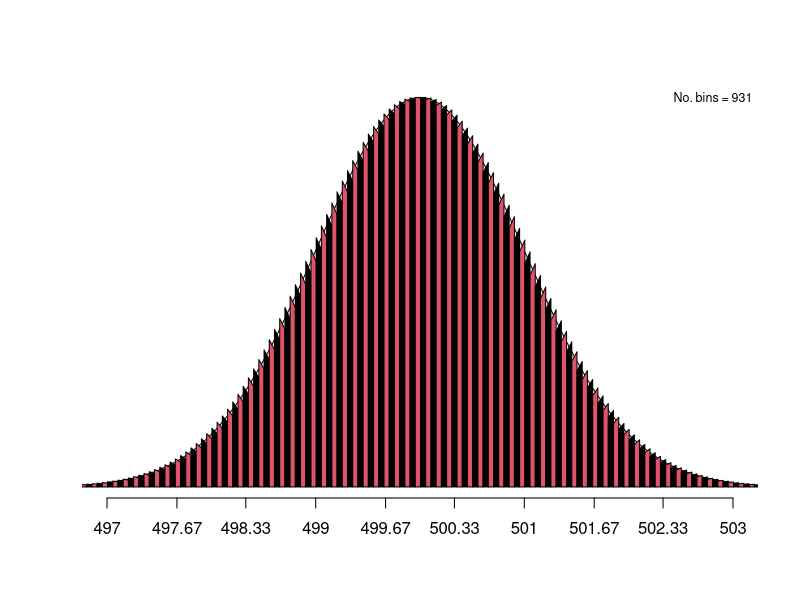
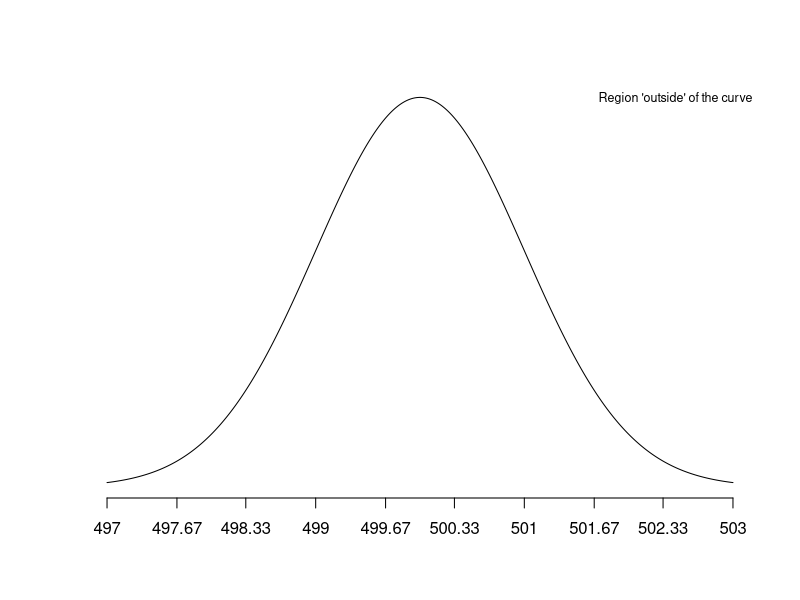
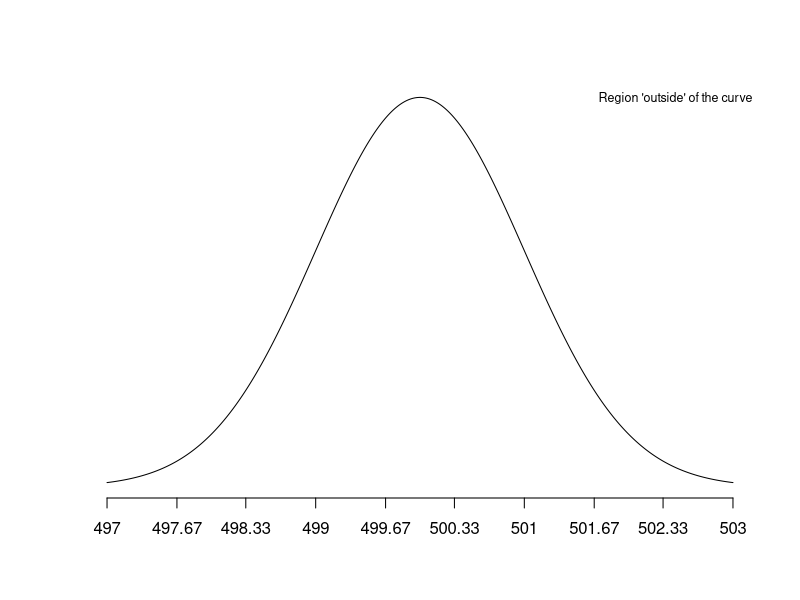
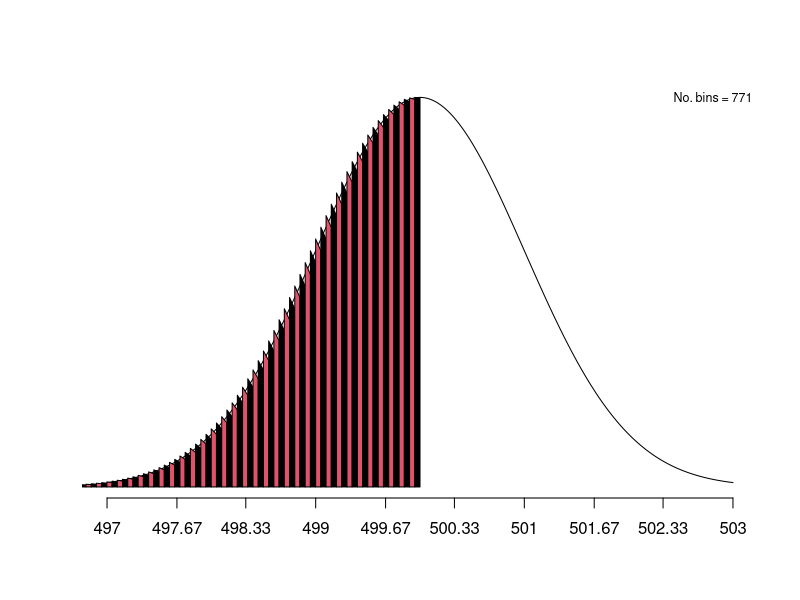
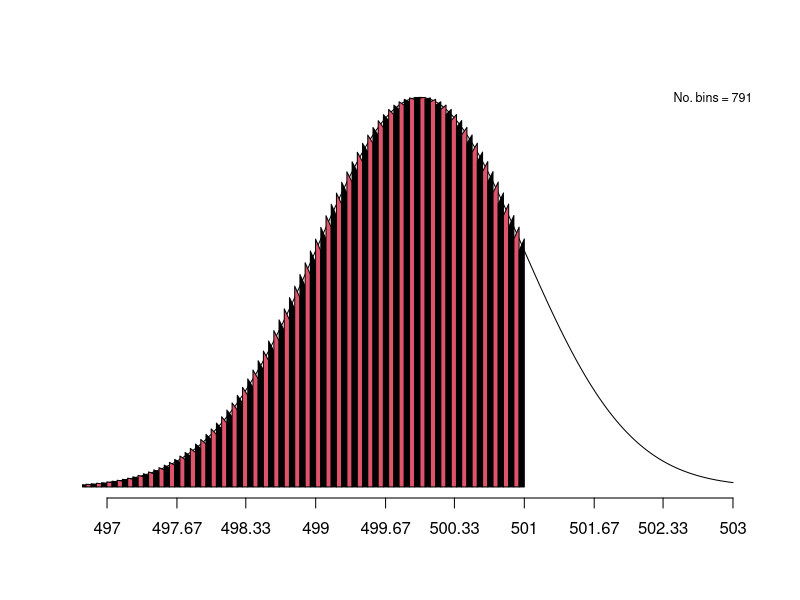
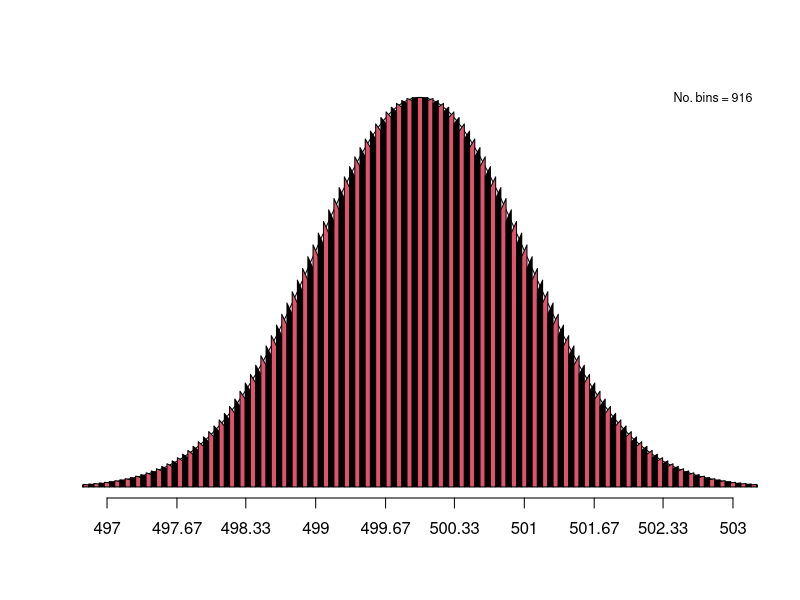
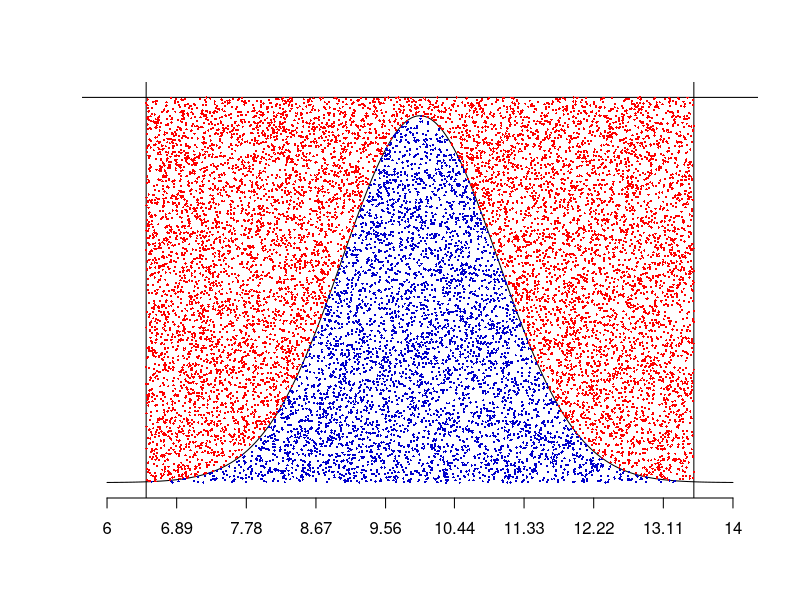

Recreate these plots in R, in order. (Note: this script raises an error after producing the figures.)
###############################################################################
###############################################################################
#####   A set of simplified sampling algorithms for:
#####     1) Numeric integration of the cdf of both the DDM and CDDM models
#####     2) Rejection algorithms to sample observations for DDM and CDDM
#####   Functions for both Normal and Bivariate normal data are presented
###############################################################################
########################################################   by Adriana F. Chavez   
library(mnormt)
library(scatterplot3d) 

###############################################################################
#####   1.1  Unidimensional Normal data: CDF approximation
###############################################################################
# ~~~~~~~~~~~~~~~~~~~~~~~~~~~~~~~~~~~~~~~~~~~~~~~~~~~~~~~~~~~~~~~~~~~~~~~~~~~~~
# 1.1.a Trapezoid Numerical Integration for the Normal distribution
#       Calculate the area under the curve between two points
# ~~~~~~~~~~~~~~~~~~~~~~~~~~~~~~~~~~~~~~~~~~~~~~~~~~~~~~~~~~~~~~~~~~~~~~~~~~~~~
numInt.tpz.normal <- function(lower.bound, upper.bound, par,
                              kappa=NA, plot=FALSE){
    # Load variables
    mean <- par$mean
    sd <- par$sd
    if(is.na(kappa)){     total.width <- upper.bound-lower.bound
                          kappa <- total.width*20                      
    }
    # If plot is requested, draw the base Normal distribution
    if(plot){   width <- (3*sd)
                ticks <- round(seq(mean-width,mean+width,length.out=10),2)
                support <- seq(mean-width,mean+width,length.out=9999)
                plot(support,dnorm(support,mean,sd), type="l", ann=F, axes=F, col=1)
                axis(1,ticks,ticks)
    }
    
    # Define bins between the lower and upper bounds specified
    bins <- seq(lower.bound,upper.bound,length.out=kappa)
    bin.base = bins[2] - bins[1]   # Bin length
    # Compute the height of the normal distribution at each bin endpoint
    d <- dnorm(bins,par$mean,par$sd)
    # We want to locate the first bin d>0. (Discard really low bins where d=0)
    b <- which(d>0)[1]
    # Set up an initial value for the total area
    total.area <- 0
    # Update the total.area, only if the density is > 0 in the interval 
    if(!is.na(b)){   
                      bin.area <- rep(NA,kappa)  # Empty vector to store bin areas
                      # Add up the areas of each bin
                      # Stop at upper.bound or whenever area >= 1
                      while((total.area<1&b<=kappa)==TRUE){
                            # Get lower and upper bound of any bin
                            low.x = bins[b-1]; up.x  = bins[b]
                            # Get densities at each point
                            density.x1 <- d[b-1]; density.x2 <- d[b]
                            # Compute trapezoid area
                            height <- (density.x1+density.x2)/2
                            bin.area[b-1] <- height*bin.base
                            # Draw the trapezoid
                            if(plot){           polygon(x=c(low.x,up.x,up.x,low.x),
                                                        y=c(0,0,density.x1,density.x2),
                                                        col = (b %% 2)+1)
                            }
                            # Update total.area
                            total.area <- sum(bin.area,na.rm=TRUE)
                            b <- b+1   # Move to next bin
                      }
                      # Add legends to the plot
                      if(plot){ 
                        no.bins = sum(!is.na(bin.area))
                        legend("topright", paste("No. bins =",no.bins), 
                               cex = 0.75, bty ="n")
                      }
    }else{
                      if(plot){ 
                        legend("topright", "Region 'outside' of the curve", 
                               cex = 0.75, bty ="n")
                      }
    }

return(total.area)
}


# ~~~~~~~~~~~~~~~~~~~~~~~~~~~~~~~~~~~~~~~~~~~~~~~~~~~~~~~~~~~~~~~~~~~~~~~~~~~~~
# 1.1.b  User friendly cdf funciton
#        Compute the approximate normal cdf for a single value of x
# ~~~~~~~~~~~~~~~~~~~~~~~~~~~~~~~~~~~~~~~~~~~~~~~~~~~~~~~~~~~~~~~~~~~~~~~~~~~~~
normal.cdf <- function(x,par,plot=FALSE){
  # Get a sufficiently low lower.bound
  lower.bound <- (par$mean-(par$sd*100))
  if(x<lower.bound){
   lower.bound  = x-lower.bound
  }
  # Compute the area using our trapezoid algorithm
  area <- numInt.tpz.normal(lower.bound,x,par,plot=plot)
  return(area)
}

#~~~~~~~~~~~~~~~#
# Test/Examples #
#~~~~~~~~~~~~~~~#
if(!exists("test")){  test <- TRUE     }
if(test){
          par <- list("mean" = 500, "sd" = 1)
          lower.bound <- 1
          upper.bound <- 5000
          kappa=NA
          plot=TRUE
          # Trapezoid Numerical Integration of whole support
          numInt.tpz.normal(lower.bound,upper.bound,par, plot=TRUE)
          # Compute various approximate cdf
          normal.cdf(10,par,plot=TRUE)
          normal.cdf(50,par,plot=TRUE)
          normal.cdf(500,par,plot=TRUE)
          normal.cdf(501,par,plot=TRUE)
          normal.cdf(600,par,plot=TRUE)
}


###############################################################################
#####   1.2  Unidimensional Normal data: MH-MCMC sampling algorithm
###############################################################################
sample.MCMC.normal <- function(n, par, plot=FALSE){
      # Load variables
      mean <- par$mean
      sd <- par$sd
      # Define maximum rejection value (RejVal)
      max.D <- dnorm(mean,mean,sd)  # Density at mean (highest density point)
      height <- max.D*1.05          # RejVal ~ Uniform(0, 5% more than density at mean)
      # Define the range o candidate values to generate
      width <- (3.5*sd)
      base <- c(mean-width,mean+width)
      # If plot is requested, draw the base Normal distribution
      if(plot){
                plot.width <- (4*sd)    # Make plot slighly wider than candidate region
                x.low <- mean-plot.width
                x.top <- mean+plot.width
                ticks <- round(seq(x.low,x.top,length.out=10),2)
                support <- seq(x.low,x.top,length.out=9999)
                plot(support,dnorm(support,mean,sd), xlim=c(x.low,x.top),
                     type="l", ann=F, axes=F, col=1, ylim=c(0,height))
                axis(1,ticks,ticks)
                abline(h=height)
                abline(v=base)
      }
      # Start MH-MCMC sampling algorithm
      # This algorithm generates `n` samples from the specified Normal
      n.keep <- 0       # Start with 0 candidates stored
      samples <- NA     #   "    "  no     "        "
      n.try <- n        # Start by generating 'n' candidates
      while(n.keep < n){    # Until we reach a sample of size 'n'
            ######### First: Sample random candidates and rejectio values
            cand <- runif(n.try,base[1],base[2])    # We generate n.try candidate values
            eval <- dnorm(cand,mean,sd)           #    and compute their pdf
            rej.crit <- runif(n.try,0,height)     # We generate n.try Rej. Vals.
            # Keep the candidates whose density is greater than the corresponding Rej Val.
            keep <- (eval >= rej.crit)  
            ######### Second: Update
            n.pass <- sum(keep)      # Count number of accepted candidates in this run
            n.try <- n.try-n.pass    # Update number of samples missing to reach 'n'
            samples <- c(samples, cand[keep])   # Store candidate values approved
            n.keep <- length(samples)           # Count total no. of samples to test while() 
            ######### Third (Optional): Make plot
            if(plot){
                      points(cand[!keep],rej.crit[!keep],col="red", pch=16, cex=0.3)
                      points(cand[keep],rej.crit[keep],col="blue3", pch=16, cex=0.3)
            }
      }
  return(samples)
}

#~~~~~~~~~~~~~~~#
# Test/Example  #
#~~~~~~~~~~~~~~~#
if(!exists("test")){  test <- TRUE     }
if(test){
  par <- list("mean" = 10, "sd" = 1)
  n <- 5000
  sample.MCMC.normal(n,par, plot=TRUE)
}



###############################################################################
#####   2.1  Bivariate Normal data: CDF approximation
###############################################################################
# ~~~~~~~~~~~~~~~~~~~~~~~~~~~~~~~~~~~~~~~~~~~~~~~~~~~~~~~~~~~~~~~~~~~~~~~~~~~~~
# 2.1.a Auxiliary function: 
#~~~~~~~~~~~~~~~~~~~~~~~~~~~~~~~~~~~~~~~~~~~~~~~~~~~~~~~~~~~~~~~~~~~~~~~~~~~~~\
par <- list("mean" = c(10,10),
            "Sigma" = matrix(c(1, 0.5, 0.5, 1), nrow=2))
lower.bound.X <- -3
upper.bound.X <- 10
lower.bound.Y <- 1
upper.bound.Y <- 10
width.X <- upper.bound.X-lower.bound.X
width.Y <- upper.bound.Y-lower.bound.Y
#kappa <- max(width.X,width.Y)*10
kappa <- c(width.X,width.Y)*10

bin.X <- seq(lower.bound.X,upper.bound.X,length.out=kappa[1])
bin.Y <- seq(lower.bound.Y,upper.bound.Y,length.out=kappa[2])

testBins.bvnormal = function(bin.X,bin.Y,Mean,Sigma){
  n = min(length(bin.X),length(bin.Y))
  bin.vertices <- cbind(bin.X[1:n],bin.Y[1:n])
  d <- dmnorm(bin.vertices,Mean,Sigma)
  b <- which(d>0)[1]
  if(!is.na(b)){
    if(b==1){
      start.at <- NA
      for(i in 1:2){
        fix.this.bin <- bin.vertices[,i]
        let.bin.vary <- bin.vertices[,-i]
        unique.densities <- 2
        a <- b
        while(unique.densities>1|a>0){
          fix = rep(fix.this.bin[a],a)
          bin.vertices <- matrix(NA,ncol=2,nrow=a)
          bin.vertices[,i] <- fix
          bin.vertices[,-i] <- let.bin.vary[a:1]
          d.try = dmnorm(bin.vertices,Mean,Sigma)
          unique.densities = length(unique(d.try))
          a = a-1 
        }
        start.at[i] <- a+1
      }
      bin.X <- bin.X[start.at[1]:n]
      bin.Y <- bin.Y[start.at[2]:n]
    }
  }else{
    bin.X <- NA
    bin.Y <- NA
  }
  output = list("bin.X" = bin.X, "bin.Y" = bin.Y)
  return(output)
}


# ~~~~~~~~~~~~~~~~~~~~~~~~~~~~~~~~~~~~~~~~~~~~~~~~~~~~~~~~~~~~~~~~~~~~~~~~~~~~~
# 2.1.b Bivariate Trapezoid Numerical algorithm
#~~~~~~~~~~~~~~~~~~~~~~~~~~~~~~~~~~~~~~~~~~~~~~~~~~~~~~~~~~~~~~~~~~~~~~~~~~~~~
numInt.tpz.bvnormal <- function(lower.bound.X, upper.bound.X,
                                lower.bound.Y, upper.bound.Y,
                                par, plot=FALSE){
  no.Dim <- 2
  Mean  <- par$mean
  Sigma <- par$Sigma
  
  width.X <- upper.bound.X-lower.bound.X
  width.Y <- upper.bound.Y-lower.bound.Y
  kappa <- c(width.X,width.Y)*10
  
  if(plot){
    width <- c(Sigma[1,1],Sigma[2,2])*5
    nSupp <- 100
    nLines <- 30
    base.X <- c(Mean[1]-width[1],Mean[1]+width[1])
    base.Y <- c(Mean[2]-width[2],Mean[2]+width[2])
    support.X <- seq(base.X[1],base.X[2],length.out=nSupp)
    support.Y <- seq(base.Y[1],base.Y[2],length.out=nSupp)
    support.muX <- rep(Mean[1],nSupp)
    support.muY <- rep(Mean[2],nSupp)
    z.diag1 <- dmnorm(cbind(support.X,support.Y),Mean,Sigma)
    z.diag2 <- dmnorm(cbind(support.X,rev(support.Y)),Mean,Sigma)
    z.Y_at_muX <- dmnorm(cbind(support.muX,support.Y),Mean,Sigma)
    z.X_at_muY <- dmnorm(cbind(support.X,support.muY),Mean,Sigma)
    z.top <- max(c(z.diag1,z.diag2,z.Y_at_muX,z.X_at_muY))
    a <- scatterplot3d(support.X, support.Y, z.diag1, 
                       xlim=base.X, ylim=base.Y, zlim=c(0,z.top),
                       color="blue", type="l", zlab="")
    a$points3d(support.X, rev(support.Y), z.diag2, col = "blue", type="l")
    a$points3d(support.X, support.muY, z.X_at_muY, col = "red", type="l")
    a$points3d(support.muX, support.Y, z.Y_at_muX, col = "red", type="l")
    L <- round(nSupp/nLines,0)
    for(i in 1:nLines){
      choose.X <- rep(support.X[i*L],nSupp)
      choose.Y <- rep(support.Y[i*L],nSupp)
      z.overX <- dmnorm(cbind(support.X,choose.Y),Mean,Sigma)
      z.overY <- dmnorm(cbind(choose.X,support.Y),Mean,Sigma)
      a$points3d(support.X, choose.Y, z.overX, col = "blue", type="l")
      a$points3d(choose.X, support.Y, z.overY, col = "blue", type="l")
    }
  }
  
  bin.X <- seq(lower.bound.X,upper.bound.X,length.out=kappa[1])
  bin.Y <- seq(lower.bound.Y,upper.bound.Y,length.out=kappa[2])
  
  test.bins = testBins.bvnormal(bin.X,bin.Y,Mean,Sigma)
  bin.X <- test.bins$bin.X
  bin.Y <- test.bins$bin.Y
  
  if(!unique(is.na(bin.X))){
      test.bins = testBins.bvnormal(rev(bin.X),rev(bin.Y),Mean,Sigma)
      bin.X <- sort(test.bins$bin.X)
      bin.Y <- sort(test.bins$bin.Y)
      b <- 2
  }
  nX <- length(bin.X)
  nY <- length(bin.Y)
  y <- 1
  y.up <- nY-1
  side.X <- bin.X[2]-bin.X[1]
  side.Y <- bin.Y[2]-bin.Y[1]
  base.area <- side.X*side.Y
  K <- length(bin.X)*length(bin.Y)
  bin.area <- rep(NA,K)
  if(unique(is.na(bin.X))){ b <- K+1 }
  
  X.megavector <- rep(bin.X,each=nY)
  Y.megavector <- rep(bin.Y, nX)
  d.megavector <- dmnorm(cbind(X.megavector,Y.megavector),Mean,Sigma)
  
  total.area = 0
  p <- c(1,rep(2:(nY-1),each=2),nY)
  while((total.area<1&b<=nX)==TRUE){
    D.from <- matrix(d.from[p],ncol=2,byrow=TRUE)
    D.to <- matrix(d.to[p],ncol=2,byrow=TRUE)
    D <- cbind(D.from,D.to)
    height <- apply(D,1,mean)
    bin.area[y:y.up] <- height*base.area
    y <- y.up+y
    y.up <- y.up+y.up
    total.area <- sum(bin.area,na.rm = TRUE)
    # if(plot){
    #   polygon(x=c(low.x,up.x,up.x,low.x),
    #           y=c(0,0,low.y,up.y),
    #           col = (b %% 2)+1)
    # }
    b <- b+1
  }
  total.area <- sum(bin.area)
  return(total.area)
}

#~~~~~~~~~~~~~~~#
# Test/Examples #
#~~~~~~~~~~~~~~~#
if(!exists("test")){  test <- TRUE     }
if(test){
  par <- list("mean" = c(10,10),
              "Sigma" = matrix(c(1, 0.5, 0.5, 1), nrow=2))
  lower.bound.X <- -3
  upper.bound.X <- 10
  lower.bound.Y <- 1
  upper.bound.Y <- 10
  plot = TRUE
  numInt.tpz.bvnormal(lower.bound.X, upper.bound.X, lower.bound.Y, upper.bound.Y, par)
}


# Use Trapezoid Numeric integration to compute CDF
mvnormal.cdf <- function(x,par){
  lower.bound <- par$mean-(par$sd*100)
  area <- numInt.tpz.bvnormal(lower.bound,x,par)
  return(area)
}

# Test function
mvnormal.cdf(10,par)

#~~~~~~~~~~~~~~~~~~~~~~~~~~~~~~~~~~~~~~~~~~~~~~~~~~~~~~~~~~~~~~~~~~~~~~~~~~~~~
# To sample data, we use a MCMC basic algorithm
#~~~~~~~~~~~~~~~~~~~~~~~~~~~~~~~~~~~~~~~~~~~~~~~~~~~~~~~~~~~~~~~~~~~~~~~~~~~~~
# Some data
par <- list("mean" = c(10,10), 
            "Sigma" = matrix(c(1,0.5,0.5,1.5),nrow=2,byrow=TRUE))
n <- 5000

# Write Trapezoid N.I. algorithm
sample.MCMC.mvnormal <- function(n, par, plot=FALSE){
      mean <- par$mean
      Sigma <- par$Sigma
      no.Dim <- length(mean)
      
      if(no.Dim>2 & plot==TRUE){
            plot <- FALSE
            print("Cannot make a plot with more than 2Dimensions")
      }
      
      max.Density <- dmnorm(mean,mean,Sigma)
      height <- max.Density*1.05
      
      if(plot){
          nSupp <- 100
          x.low <- NA
          x.top <- NA
          support <- matrix(NA, nrow=no.Dim, ncol=nSupp)
      }
      
      base.1 <- NA
      base.2 <- NA
      for(j in 1:no.Dim){
          sd <- sqrt(Sigma[j,j])
          width <- 3.5*sd
          base.1[j] <- mean[j]-width
          base.2[j] <- mean[j]+width
          if(plot){
              plot.width <- (4*sd)
              x.low[j] <- mean[j]-plot.width
              x.top[j] <- mean[j]+plot.width
              support[j,] <- seq(x.low[j],x.top[j],length.out=nSupp)
          }
      }
      
      if(plot){
        z <- dmnorm(t(support),mean,Sigma)
        a <- scatterplot3d(support[1,],support[2,],z, xlim=c(x.low[1],x.top[1]),
                           ylim=c(x.low[2],x.top[2]), color="blue",zlim=c(0,height),
                           type="l", lwd=2)
        a$points3d(c(base.1[1],base.2[1],base.2[1],base.1[1]), 
                   c(base.1[2],base.2[2],base.1[2],base.2[2]), rep(height,4),
                     col = "skyblue", type = "h", pch = 16)
        a$points3d(c(base.1[1],base.2[1],base.2[1],base.1[1],
                     base.1[1],base.2[1],base.2[1],base.1[1]), 
                   c(base.1[2],base.1[2],base.2[2],base.2[2],
                     base.1[2],base.1[2],base.2[2],base.2[2]), rep(height,8),
                   col = "skyblue", type = "l", pch = 16)
      }
    
      n.keep <- 0
      n.try <- n
      samples <- matrix(NA, nrow=1, ncol=no.Dim)
      
      while(n.keep < n){
        cand <- matrix(NA, nrow=n.try, ncol=no.Dim)
        for(j in 1:no.Dim){
            cand[,j] <- runif(n.try,base.1[j],base.2[j])
        }
        eval <- dmnorm(cand,mean,Sigma)
        rej.crit <- runif(n.try,0,height)  
        keep <- (eval >= rej.crit)
        
        n.keep <- sum(keep)
        n.try <- n.try-n.keep
        
         if(plot){
           a$points3d(cand[!keep,1], cand[!keep,2], rej.crit[!keep],
                      col = "red", pch = 16, cex = 0.2)
           a$points3d(cand[keep,1], cand[keep,2], rej.crit[keep],
                      col = "blue3", pch = 16, cex = 0.2)
         }
        
        samples <- rbind(samples, cand[keep,])
        n.keep <- nrow(samples)-1
      }
      
      samples <- samples[-1,]
      return(samples)
}

# Test function
sample.MCMC.mvnormal(1000,par, plot=TRUE)
